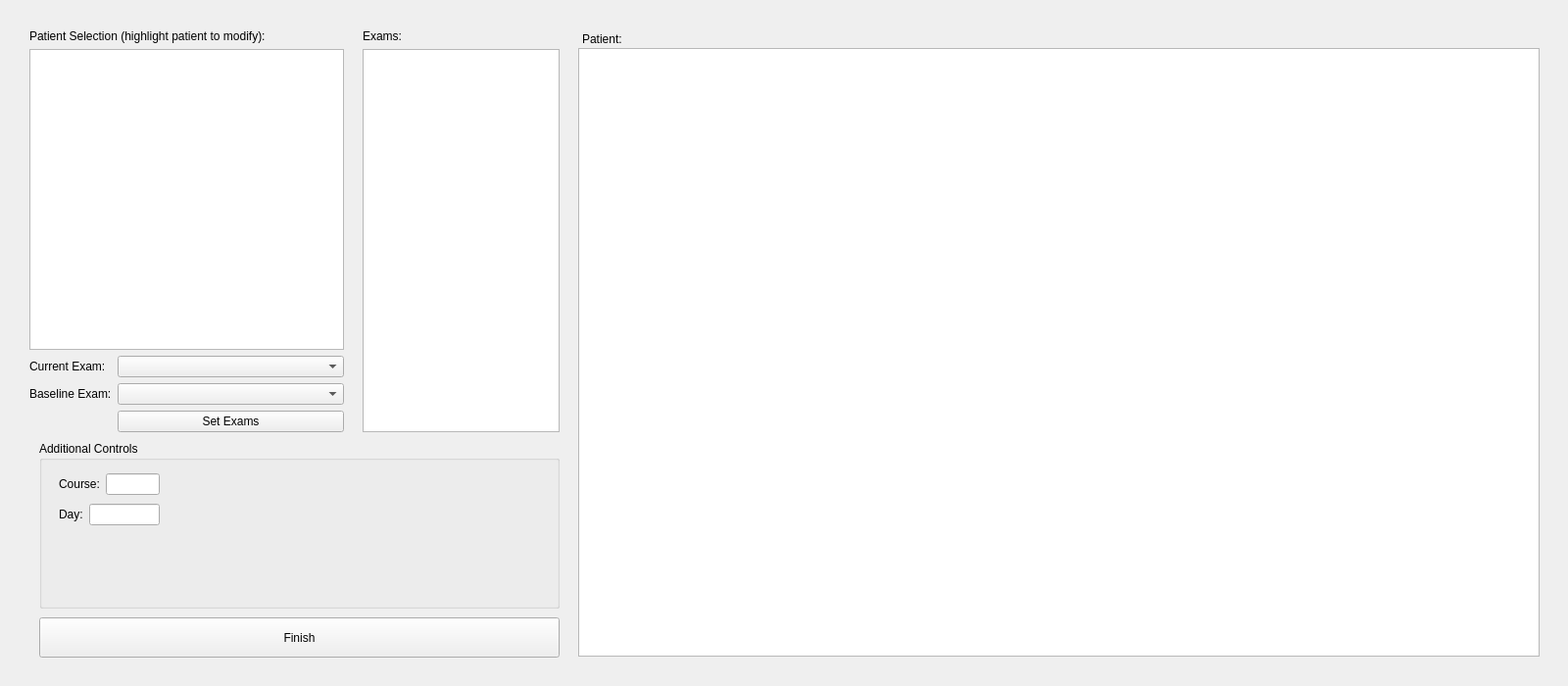
<?xml version="1.0" encoding="UTF-8"?>
<ui version="4.0">
 <class>Form</class>
 <widget class="QWidget" name="Form">
  <property name="geometry">
   <rect>
    <x>0</x>
    <y>0</y>
    <width>1600</width>
    <height>700</height>
   </rect>
  </property>
  <property name="windowTitle">
   <string>Patient Data Overrides</string>
  </property>
  <widget class="QWidget" name="verticalLayoutWidget">
   <property name="geometry">
    <rect>
     <x>370</x>
     <y>30</y>
     <width>201</width>
     <height>411</height>
    </rect>
   </property>
   <layout class="QVBoxLayout" name="verticalLayout">
    <item>
     <widget class="QLabel" name="label">
      <property name="text">
       <string>Exams:</string>
      </property>
     </widget>
    </item>
    <item>
     <widget class="QListWidget" name="examList"/>
    </item>
   </layout>
  </widget>
  <widget class="QPushButton" name="returnToHome">
   <property name="geometry">
    <rect>
     <x>40</x>
     <y>630</y>
     <width>531</width>
     <height>41</height>
    </rect>
   </property>
   <property name="text">
    <string>Finish</string>
   </property>
  </widget>
  <widget class="QTableView" name="display_table">
   <property name="geometry">
    <rect>
     <x>590</x>
     <y>49</y>
     <width>981</width>
     <height>621</height>
    </rect>
   </property>
  </widget>
  <widget class="QWidget" name="verticalLayoutWidget_3">
   <property name="geometry">
    <rect>
     <x>30</x>
     <y>30</y>
     <width>321</width>
     <height>411</height>
    </rect>
   </property>
   <layout class="QVBoxLayout" name="verticalLayout_3">
    <item>
     <layout class="QVBoxLayout" name="verticalLayout_2">
      <item>
       <widget class="QLabel" name="label_4">
        <property name="text">
         <string>Patient Selection (highlight patient to modify):</string>
        </property>
       </widget>
      </item>
      <item>
       <widget class="QListWidget" name="patientList"/>
      </item>
      <item>
       <layout class="QFormLayout" name="formLayout">
        <item row="1" column="0">
         <widget class="QLabel" name="label_3">
          <property name="text">
           <string>Baseline Exam:</string>
          </property>
         </widget>
        </item>
        <item row="1" column="1">
         <widget class="QComboBox" name="baselineExamSelect"/>
        </item>
        <item row="2" column="1">
         <widget class="QPushButton" name="setExams">
          <property name="text">
           <string>Set Exams</string>
          </property>
         </widget>
        </item>
        <item row="0" column="1">
         <widget class="QComboBox" name="currentExamSelect"/>
        </item>
        <item row="0" column="0">
         <widget class="QLabel" name="label_2">
          <property name="text">
           <string>Current Exam:</string>
          </property>
         </widget>
        </item>
       </layout>
      </item>
     </layout>
    </item>
   </layout>
  </widget>
  <widget class="QGroupBox" name="groupBox">
   <property name="geometry">
    <rect>
     <x>40</x>
     <y>450</y>
     <width>531</width>
     <height>171</height>
    </rect>
   </property>
   <property name="title">
    <string>Additional Controls</string>
   </property>
   <widget class="QWidget" name="verticalLayoutWidget_4">
    <property name="geometry">
     <rect>
      <x>20</x>
      <y>30</y>
      <width>103</width>
      <height>61</height>
     </rect>
    </property>
    <layout class="QVBoxLayout" name="verticalLayout_4">
     <item>
      <layout class="QHBoxLayout" name="horizontalLayout">
       <item>
        <widget class="QLabel" name="label_5">
         <property name="text">
          <string>Course:</string>
         </property>
        </widget>
       </item>
       <item>
        <widget class="QLineEdit" name="lineEdit"/>
       </item>
      </layout>
     </item>
     <item>
      <layout class="QHBoxLayout" name="horizontalLayout_2">
       <item>
        <widget class="QLabel" name="label_6">
         <property name="text">
          <string>Day:</string>
         </property>
        </widget>
       </item>
       <item>
        <widget class="QLineEdit" name="lineEdit_2"/>
       </item>
      </layout>
     </item>
    </layout>
   </widget>
  </widget>
  <widget class="QLabel" name="label_7">
   <property name="geometry">
    <rect>
     <x>594</x>
     <y>29</y>
     <width>61</width>
     <height>21</height>
    </rect>
   </property>
   <property name="text">
    <string>Patient:</string>
   </property>
  </widget>
 </widget>
 <resources/>
 <connections/>
</ui>
